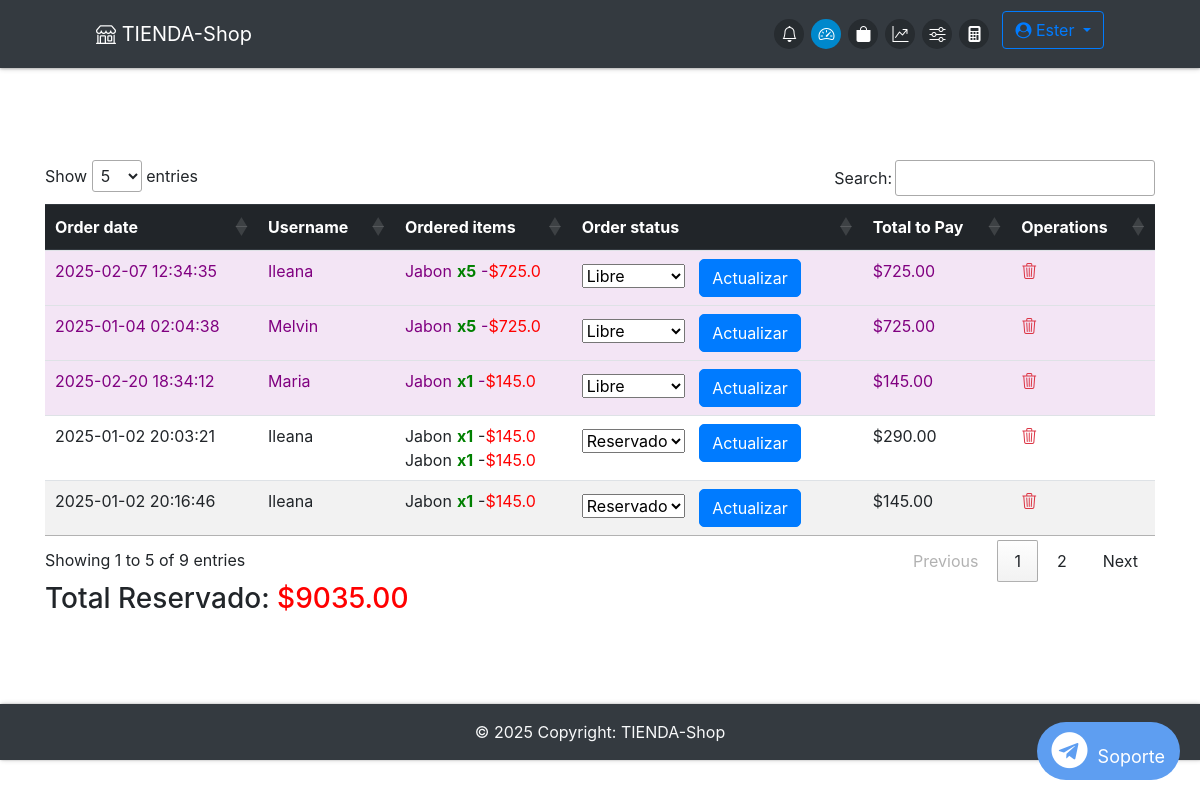
The app's page /admin/ (signed in) with its own data.
### app/db_models.py (models this page shows, shortened)
class User(UserMixin, db.Model):
    __tablename__ = "users"
    id = db.Column(db.Integer, primary_key=True)
    name = db.Column(db.Text, nullable=False)
    email = db.Column(db.String(50), nullable=False, unique=True)
    phone = db.Column(db.String(50), nullable=False)
    password = db.Column(db.String(250), nullable=False)
    admin = db.Column(db.Integer, nullable=False, default=0)
    email_confirmed = db.Column(db.Integer, nullable=False, default=1)
    created_by = db.Column(db.Integer, db.ForeignKey('users.id'), nullable=True)  # ID del creador
    registration_date = db.Column(db.DateTime, default=lambda: datetime.now(timezone.utc))  # Fecha de registro
    membership_expiration = db.Column(db.DateTime, nullable=True)  # Fecha de vencimiento de membresía
    membership_id = db.Column(db.Integer, db.ForeignKey('memberships.id'), nullable=False)  # Relación con membresía
    membership = db.relationship('Membership', backref='users')
    employees = db.relationship('User', backref='creator', remote_side=[id], lazy='select')  # Relación empleados
    cart = db.relationship('Cart', backref='buyer')
    orders = db.relationship("Order", backref='customer', foreign_keys="[Order.uid]")  # Relación con clave foránea especificada

class Order(db.Model):
    __tablename__ = "orders"
    id = db.Column(db.Integer, primary_key=True)
    uid = db.Column(db.Integer, db.ForeignKey('users.id'), nullable=False)  # Clave foránea del cliente
    date = db.Column(db.DateTime, nullable=False)
    status = db.Column(db.String(50), nullable=False)
    items = db.relationship("Ordered_item", backref="order", cascade="all, delete-orphan")

class Ordered_item(db.Model):
    __tablename__ = "ordered_items"
    id = db.Column(db.Integer, primary_key=True)
    oid = db.Column(db.Integer, db.ForeignKey('orders.id'))
    itemid = db.Column(db.Integer, db.ForeignKey('items.id'))
    quantity = db.Column(db.Integer, nullable=False)

class Item(db.Model):
    __tablename__ = "items"
    id = db.Column(db.Integer, primary_key=True)
    name = db.Column(db.String(100), nullable=False)
    price = db.Column(db.Float, nullable=False)
    category = db.Column(db.Text, nullable=False)
    image = db.Column(db.String(250), nullable=False)
    details = db.Column(db.String(250), nullable=False)
    stock_min = db.Column(db.Integer, default=0)
    costo = db.Column(db.Integer)
    stock = db.Column(db.Integer, default=0)
    created_by = db.Column(db.Integer, db.ForeignKey('users.id'), nullable=False)  # Vincular con el creador
    creator = db.relationship('User', backref='items_created')  # Relación con el usuario que creó el producto
    orders = db.relationship('Ordered_item', backref='item', lazy=True, cascade="all, delete, delete-orphan")
    in_cart = db.relationship("Cart", backref="item", lazy=True, cascade="all, delete, delete-orphan")

### app/funcs.py (the view)
	def wrapper(*args, **kwargs):
		if current_user.is_authenticated and current_user.admin == 1:
			return func(*args, **kwargs)
		else:
			return "No estás autorizado a acceder a esta URL."

### app/__init__.py (called while the page is built)
@app.context_processor
def inject_now():
	return {'now': datetime.now(timezone.utc)}

@login_manager.user_loader
def load_user(user_id):
	return User.query.get(user_id)

@app.after_request
def add_no_cache_headers(response):
    response.headers["Cache-Control"] = "no-store, no-cache, must-revalidate, max-age=0"
    response.headers["Pragma"] = "no-cache"
    response.headers["Expires"] = "-1"
    return response

### app/admin/routes.py (called while the page is built)
@admin.route('/')
@admin_only
def dashboard():
    orders = Order.query.join(User, Order.uid == User.id).filter((User.id == current_user.id) | (User.created_by == current_user.id)
    ).all()
    return render_template("admin/home.html", orders=orders)

### app/funcs.py (called while the page is built)
def admin_only(func):
	def wrapper(*args, **kwargs):
		if current_user.is_authenticated and current_user.admin == 1:
			return func(*args, **kwargs)
		else:
			return "No estás autorizado a acceder a esta URL."
	wrapper.__name__ = func.__name__
	return wrapper

### app/admin/templates/admin/home.html (shortened to what this page needs)
{% extends "admin/base.html" %}
{% block content %}
    {% if not orders %}
    <div class="flash-error">No hay Ordenes.</div>
    {% else %}
    <div class="table-responsive">
        <table id="orders-table" class="table table-striped table-hover">
            <thead class="thead-dark">
                <tr>
                    <th>Order date</th>
                    <th>Username</th>
                    <th>Ordered items</th>
                    <th>Order status</th>
                    <th>Total to Pay</th>
                    <th>Operations</th>
                </tr>
            </thead>
            <tbody>
                {% for order in orders %}
                <tr data-order-id="{{ order.id }}" data-order-status="{{ order.status }}" data-order-total="0"
                    data-username="{{ order.customer.name }}">
                    <td>{{ order.date.strftime('%Y-%m-%d %H:%M:%S') }}</td>
                    <td>{{ order.customer.name }}</td>
                    <td>
                        {% for i in order.items %}
                        {% set item_price = i.item.price %}
                        {% set item_total = item_price * i.quantity %}
                        <div class="my" data-item-price="{{ item_price }}" data-item-quantity="{{ i.quantity }}"
                            data-item-total="{{ item_total }}">
                            {{ i.item.name }}<span class="success">x{{ i.quantity }}</span>-<span
                                style="color: red;">${{
                                item_total }}</span><br>
                        </div>
                        {% endfor %}
                    </td>
                    <td>
                        <form method="POST" action="{{ url_for('admin.update_order_status', id=order.id) }}">
                            <select name="status">
                                <option value="Libre" {% if order.status=='Libre' %}selected{% endif %}>Libre</option>
                                <option value="Reservado" {% if order.status=='Reservado' %}selected{% endif %}>
                                    Reservado</option>
                            </select>
                            <button class="btn-primary btn" type="submit">Actualizar</button>
                        </form>
                    </td>
                    <td class="order-total">$0</td>
                    <td>
                        <a href="{{ url_for('admin.delete_order', id=order.id) }}"
							onclick="return confirm('¿Estás seguro de que deseas eliminar esta orden?');"><i class="bi bi-trash3 text-danger"></i></a>
                    </td>
                </tr>
                {% endfor %}
            </tbody>
        </table>
    </div>
    <div>
        <h3>Total Reservado: <span id="total-reservado" style="color: red;">$0.00</span></h3>
    </div>
    {% endif %}
    {% endblock %}

### app/admin/templates/admin/base.html (shortened to what this page needs)
{% import "bootstrap/wtf.html" as wtf %}
<!DOCTYPE html>
<html lang="en">
<head>
  <link rel="stylesheet" href="https://maxcdn.bootstrapcdn.com/bootstrap/4.0.0/css/bootstrap.min.css"
>
  <link href="https://cdn.jsdelivr.net/gh/gitbrent/bootstrap4-toggle@3.6.1/css/bootstrap4-toggle.min.css"
    rel="stylesheet">
  <link rel="stylesheet" type="text/css" href="{{ url_for('static', filename='styles.css') }}">
  <link rel="stylesheet" href="https://cdnjs.cloudflare.com/ajax/libs/font-awesome/4.7.0/css/font-awesome.min.css">
  <link rel="stylesheet" href="https://cdn.jsdelivr.net/npm/bootstrap-icons@1.11.3/font/bootstrap-icons.min.css">
  <link rel="stylesheet" type="text/css" href="https://cdn.datatables.net/1.11.3/css/jquery.dataTables.css">
  <link href="https://cdn.jsdelivr.net/npm/bootstrap-switch-button/css/bootstrap-switch-button.min.css" rel="stylesheet">
  </head>
<body>
<nav class="navbar navbar-dark bg-dark fixed-top">
  <a class="navbar-brand" href="{{ url_for('home') }}" data-toggle="tooltip" title="Inicio">
      <i class="bi bi-shop"></i> TIENDA-Shop
    </a>
  <ul class="navbar-nav d-flex flex-row">
    {% if not current_user.is_authenticated %}
    <li class="nav-item {% if request.endpoint == 'login' %}active{% endif %}">
      <a class="nav-link" href="{{ url_for('login') }}" data-toggle="tooltip" title="Iniciar Sesión">
        <div class="icon-circle">
          <i class="bi bi-box-arrow-in-right"></i>
        </div>
      </a>
    </li>
    {% else %}
    <li class="nav-item {% if request.endpoint == 'orders' %}active{% endif %}">
      <a class="nav-link" href="{{ url_for('orders') }}" data-toggle="tooltip" title="Órdenes">
        <div class="icon-circle">
          <i class="bi bi-bell"></i>
        </div>
      </a>
    </li>
    <li class="nav-item {% if request.endpoint == 'admin.dashboard' %}active{% endif %}">
      <a class="nav-link" href="{{ url_for('admin.dashboard') }}" data-toggle="tooltip" title="Dashboard">
        <div class="icon-circle">
          <i class="bi bi-speedometer2"></i>
        </div>
      </a>
    </li>
    <li class="nav-item {% if request.endpoint == 'admin.items' %}active{% endif %}">
      <a class="nav-link" href="{{ url_for('admin.items') }}" data-toggle="tooltip" title="Productos">
        <div class="icon-circle">
          <i class="bi bi-bag-fill"></i>
        </div>
      </a>
    </li>
    <li class="nav-item {% if request.endpoint == 'admin.statictics' %}active{% endif %}">
      <a class="nav-link" href="{{ url_for('admin.statictics') }}" data-toggle="tooltip" title="Estadísticas">
        <div class="icon-circle">
          <i class="bi bi-graph-up-arrow"></i>
        </div>
      </a>
    </li>
    <li class="nav-item {% if request.endpoint == 'admin.configuracion' %}active{% endif %}">
      <a class="nav-link" href="{{ url_for('admin.configuracion') }}" data-toggle="tooltip" title="Configuración">
        <div class="icon-circle">
          <i class="bi bi-sliders"></i>
        </div>
      </a>
    </li>
    <li class="nav-item mr-2">
      <a class="nav-link" data-toggle="modal" data-target="#fullScreenModal"
        data-toggle="tooltip" title="Calculadora">
        <div class="icon-circle">
          <i class="bi bi-calculator-fill"></i>
        </div>
      </a>
    </li>
    <div class="dropdown ml-auto">
      <a class="btn btn-outline-primary dropdown-toggle" href="#" id="navbarDropdown" role="button" data-toggle="dropdown" aria-haspopup="true" aria-expanded="false">
        <i class="fa fa-user-circle"></i> {{ current_user.name }}
      </a>
    </div>
    {% endif %}
  </ul>
</nav>
  <div class="container">
    <div class="main">
      {% block content %}
      {% endblock %}
      <a href="https://t.me/soporte" target="_blank" class="telegram-float">
      <i class="fa fa-telegram fa-2x"></i> Soporte
      </a>
    </div>
  </div>
  <footer class="bg-dark text-center text-lg-start text-light">
    <div class="text-center p-3">
      © {{ now.year }} Copyright:
      TIENDA-Shop
    </div>
  </footer>
</body>
</html>

### app/static/styles.css (style rules this page uses)
.main { padding: 10vh 0; }
.navbar { padding: .7rem 6rem; box-shadow: 0 1px 2px 0 rgba(0, 0, 0, 0.2), 0 1px 5px 0 rgba(0, 0, 0, 0.19); }
footer { box-shadow: 1px 0 2px 0 rgba(0, 0, 0, 0.2), 1px 0 5px 0 rgba(0, 0, 0, 0.19); }
.forms, .flash-error, .success { margin: 0 auto; max-width: 400px; }
form .btn { background: #007bff; color: white; border-radius: 5px; }
.flash-error, .help-block, .success { text-align: center; padding: 5px; font-weight: bold; }
.success { color: green; }
button { padding: 5px 10px; font-size: 18px; margin: 0 10px; cursor: pointer; }
.telegram-float { position: fixed; bottom: 20px; right: 20px; background-color: #5e9ef1; color: #fff; text-align: center; border-radius: 50px; box-shadow: 2px 2px 10px rgba(0, 0, 0, 0); padding: 10px 15px; font-size: 18px; z-index: 9999; text-decoration: none; transition: opacity 0.3s ease, transform 0.3s ease; opacity: 1; }
.telegram-float i { margin-right: 5px; }
body { padding-top: 80px; }
.navbar { position: absolute; top: 0; z-index: 1050; }
.icon-circle { width: 30px; height: 30px; display: flex; align-items: center; justify-content: center; border-radius: 50%; background-color: rgba(3, 3, 3, 0.26); color: white; margin: 0 2px; transition: background-color 0.3s, color 0.3s; }
.nav-item.active .icon-circle { background-color: #0088cc; color: white; }
.navbar-nav { gap: 3px; }

### records on screen
User: name "Ester"
Order: date "2025-02-07 12:34:35", customer.name "Ileana", status "Libre"
Ordered_item: item.name "Jabon", quantity "5", item_total "725.0"
Order: date "2025-01-04 02:04:38", customer.name "Melvin", status "Libre"
Ordered_item: item.name "Jabon", quantity "5", item_total "725.0"
Order: date "2025-02-20 18:34:12", customer.name "Maria", status "Libre"
Ordered_item: item.name "Jabon", quantity "1", item_total "145.0"
Order: date "2025-01-02 20:03:21", customer.name "Ileana", status "Reservado"
Ordered_item: item.name "Jabon", quantity "1", item_total "145.0"
Ordered_item: item.name "Jabon", quantity "1", item_total "145.0"
Order: date "2025-01-02 20:16:46", customer.name "Ileana", status "Reservado"
Ordered_item: item.name "Jabon", quantity "1", item_total "145.0"
